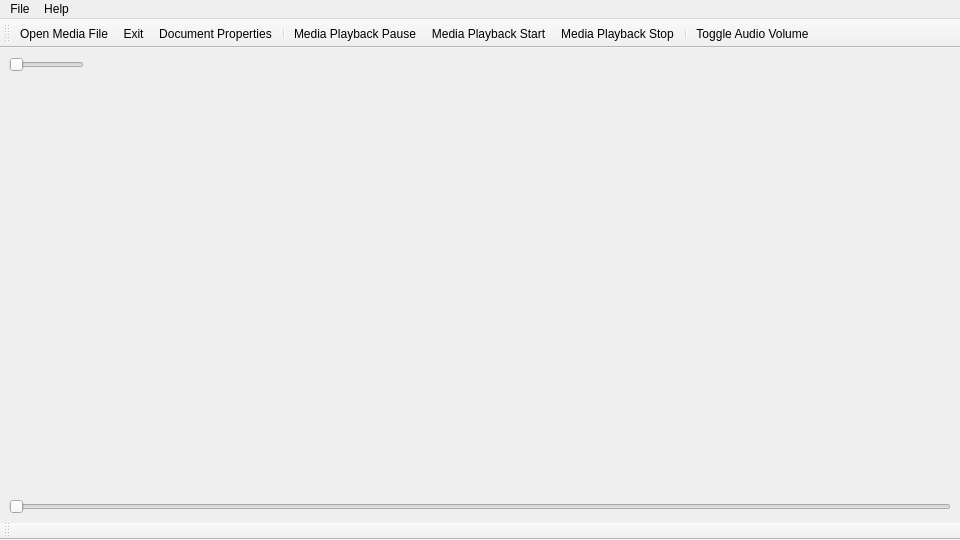
<?xml version="1.0" encoding="UTF-8"?>
<ui version="4.0">
 <class>MainWindow</class>
 <widget class="QMainWindow" name="MainWindow">
  <property name="geometry">
   <rect>
    <x>0</x>
    <y>0</y>
    <width>960</width>
    <height>540</height>
   </rect>
  </property>
  <property name="windowTitle">
   <string>nomaren</string>
  </property>
  <widget class="QWidget" name="centralwidget">
   <layout class="QVBoxLayout" name="verticalLayout">
    <item>
     <widget class="QSlider" name="volumeSlider">
      <property name="sizePolicy">
       <sizepolicy hsizetype="Minimum" vsizetype="Fixed">
        <horstretch>0</horstretch>
        <verstretch>0</verstretch>
       </sizepolicy>
      </property>
      <property name="maximumSize">
       <size>
        <width>75</width>
        <height>16777215</height>
       </size>
      </property>
      <property name="orientation">
       <enum>Qt::Orientation::Horizontal</enum>
      </property>
     </widget>
    </item>
    <item>
     <widget class="QStackedWidget" name="stackedWidget"/>
    </item>
    <item>
     <widget class="QSlider" name="playbackSlider">
      <property name="orientation">
       <enum>Qt::Orientation::Horizontal</enum>
      </property>
     </widget>
    </item>
   </layout>
  </widget>
  <widget class="QMenuBar" name="menuBar">
   <property name="geometry">
    <rect>
     <x>0</x>
     <y>0</y>
     <width>960</width>
     <height>22</height>
    </rect>
   </property>
   <widget class="QMenu" name="menuFile">
    <property name="sizePolicy">
     <sizepolicy hsizetype="Minimum" vsizetype="Minimum">
      <horstretch>0</horstretch>
      <verstretch>0</verstretch>
     </sizepolicy>
    </property>
    <property name="title">
     <string>File</string>
    </property>
    <addaction name="actionExit"/>
    <addaction name="separator"/>
   </widget>
   <widget class="QMenu" name="menuHelp">
    <property name="title">
     <string>Help</string>
    </property>
    <addaction name="actionAbout"/>
   </widget>
   <addaction name="menuFile"/>
   <addaction name="menuHelp"/>
  </widget>
  <widget class="QToolBar" name="toolBar">
   <property name="windowTitle">
    <string>toolBar</string>
   </property>
   <attribute name="toolBarArea">
    <enum>TopToolBarArea</enum>
   </attribute>
   <attribute name="toolBarBreak">
    <bool>false</bool>
   </attribute>
   <addaction name="actionOpenMediaFile"/>
   <addaction name="actionExit"/>
   <addaction name="actionDocumentProperties"/>
   <addaction name="separator"/>
   <addaction name="actionMediaPlaybackPause"/>
   <addaction name="actionMediaPlaybackStart"/>
   <addaction name="actionMediaPlaybackStop"/>
   <addaction name="separator"/>
   <addaction name="actionToggleVolume"/>
  </widget>
  <widget class="QToolBar" name="playbackToolBar">
   <property name="windowTitle">
    <string>toolBar_2</string>
   </property>
   <attribute name="toolBarArea">
    <enum>BottomToolBarArea</enum>
   </attribute>
   <attribute name="toolBarBreak">
    <bool>false</bool>
   </attribute>
  </widget>
  <action name="actionExit">
   <property name="icon">
    <iconset theme="QIcon::ThemeIcon::ApplicationExit"/>
   </property>
   <property name="text">
    <string>Exit</string>
   </property>
   <property name="toolTip">
    <string>Exit</string>
   </property>
   <property name="menuRole">
    <enum>QAction::MenuRole::NoRole</enum>
   </property>
  </action>
  <action name="actionZoomIn">
   <property name="icon">
    <iconset theme="QIcon::ThemeIcon::ZoomIn"/>
   </property>
   <property name="text">
    <string>Zoom In</string>
   </property>
   <property name="menuRole">
    <enum>QAction::MenuRole::NoRole</enum>
   </property>
  </action>
  <action name="actionPreferences">
   <property name="icon">
    <iconset theme="QIcon::ThemeIcon::DocumentProperties"/>
   </property>
   <property name="text">
    <string>Preferences</string>
   </property>
   <property name="menuRole">
    <enum>QAction::MenuRole::NoRole</enum>
   </property>
  </action>
  <action name="actionOpenMediaFile">
   <property name="icon">
    <iconset theme="QIcon::ThemeIcon::DocumentOpen"/>
   </property>
   <property name="text">
    <string>Open Media File</string>
   </property>
   <property name="menuRole">
    <enum>QAction::MenuRole::NoRole</enum>
   </property>
  </action>
  <action name="actionZoomOut">
   <property name="icon">
    <iconset theme="QIcon::ThemeIcon::ZoomOut"/>
   </property>
   <property name="text">
    <string>Zoom Out</string>
   </property>
   <property name="menuRole">
    <enum>QAction::MenuRole::NoRole</enum>
   </property>
  </action>
  <action name="actionMediaPlaybackPause">
   <property name="icon">
    <iconset theme="QIcon::ThemeIcon::MediaPlaybackPause"/>
   </property>
   <property name="text">
    <string>Media Playback Pause</string>
   </property>
   <property name="toolTip">
    <string>Media Playback Pause</string>
   </property>
   <property name="shortcutContext">
    <enum>Qt::ShortcutContext::WindowShortcut</enum>
   </property>
   <property name="menuRole">
    <enum>QAction::MenuRole::NoRole</enum>
   </property>
  </action>
  <action name="actionMediaPlaybackStart">
   <property name="icon">
    <iconset theme="QIcon::ThemeIcon::MediaPlaybackStart"/>
   </property>
   <property name="text">
    <string>Media Playback Start</string>
   </property>
   <property name="toolTip">
    <string>Media Playback Start</string>
   </property>
   <property name="menuRole">
    <enum>QAction::MenuRole::NoRole</enum>
   </property>
  </action>
  <action name="actionMediaPlaybackStop">
   <property name="icon">
    <iconset theme="QIcon::ThemeIcon::MediaPlaybackStop"/>
   </property>
   <property name="text">
    <string>Media Playback Stop</string>
   </property>
   <property name="toolTip">
    <string>Media Playback Stop</string>
   </property>
   <property name="menuRole">
    <enum>QAction::MenuRole::NoRole</enum>
   </property>
  </action>
  <action name="actionDocumentProperties">
   <property name="icon">
    <iconset theme="QIcon::ThemeIcon::DocumentProperties"/>
   </property>
   <property name="text">
    <string>Document Properties</string>
   </property>
   <property name="toolTip">
    <string>Document Properties</string>
   </property>
   <property name="menuRole">
    <enum>QAction::MenuRole::NoRole</enum>
   </property>
  </action>
  <action name="actionToggleVolume">
   <property name="icon">
    <iconset theme="QIcon::ThemeIcon::AudioVolumeHigh"/>
   </property>
   <property name="text">
    <string>Toggle Audio Volume</string>
   </property>
   <property name="toolTip">
    <string>Toggle Audio Volume</string>
   </property>
   <property name="menuRole">
    <enum>QAction::MenuRole::NoRole</enum>
   </property>
  </action>
  <action name="actionAbout">
   <property name="icon">
    <iconset theme="QIcon::ThemeIcon::HelpAbout"/>
   </property>
   <property name="text">
    <string>About</string>
   </property>
   <property name="menuRole">
    <enum>QAction::MenuRole::NoRole</enum>
   </property>
  </action>
 </widget>
 <resources/>
 <connections/>
</ui>
